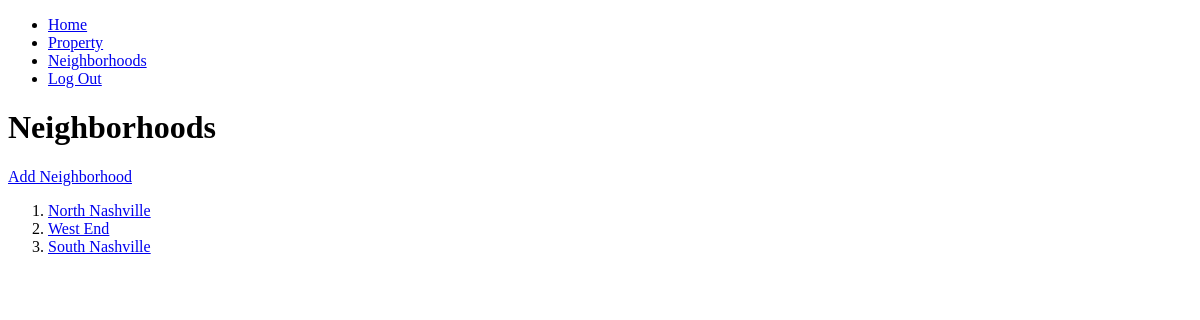
The page /neighborhoods/ (signed in) on the database as committed earlier.
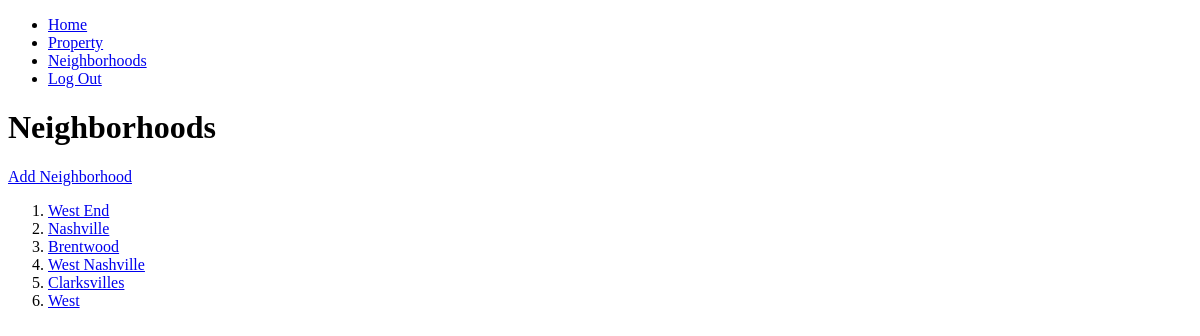
The same page on the database as committed later.
### trackerapp/models/neighborhood.py (models this page shows, shortened)
class Neighborhood (models.Model):
    name = models.CharField(max_length=50)
    user = models.ForeignKey(User, on_delete=models.CASCADE)
    class Meta:
        verbose_name = ("neighborhood")
        verbose_name_plural = ("neighborhoods")

### trackerapp/views/neighborhoods/neighborhoodlist.py (the view, shortened to what this page needs)
# urls.py: path('neighborhoods/', neighborhood_list, name='neighborhood_list'),
def neighborhood_list(request):
    if request.method == 'GET':
        neighborhoods = Neighborhood.objects.filter(user_id = request.user.id)
        template = 'neighborhoods/list.html'
        context = {
            'neighborhoods': neighborhoods
        }
        return render(request, template, context)

### trackerapp/templates/neighborhoods/list.html
{% extends 'shared/base.html' %}
{% load static  %}
{% block content %}
  <h1>Neighborhoods</h1>
  <body>
    <a href="{% url 'trackerapp:neighborhood_form' %}">Add Neighborhood</a>
    <ol>
    {% for neighborhood in neighborhoods %}
        <li>
          <a href="{% url 'trackerapp:neighborhood_detail' neighborhood.id %}">
            {{neighborhood.name}}
          </a>
        </li>
    {% endfor %}
    </ol>
  </body>
</html>
{% endblock %}

### trackerapp/templates/shared/base.html (shortened to what this page needs)
{% load static  %}
<!DOCTYPE html>
<html>
  <head>
  </head>
  <body>
   <nav id="site-nav">
        <ul class="navList">
            <li class="navList__route"><a href="{% url 'trackerapp:home' %}">Home</a></li>
            <li class="navList__route"><a href="{% url 'trackerapp:houses' %}">Property</a></li>
            <li class="navList__route"><a href="{% url 'trackerapp:neighborhood_list' %}">Neighborhoods</a></li>
            <li class="navList__route"><a href="{% url 'trackerapp:logout' %}">Log Out</a></li>
        </ul>
    </nav>
{% block content %}
{% endblock %}
  </body>
</html>

Rows that differ between the two databases and show on the page:
removed Neighborhood: name "North Nashville"
changed Neighborhood: name "South Nashville" → "Nashville"
added Neighborhood: name "Brentwood"
added Neighborhood: name "West Nashville"
added Neighborhood: name "Clarksvilles"
added Neighborhood: name "West"
